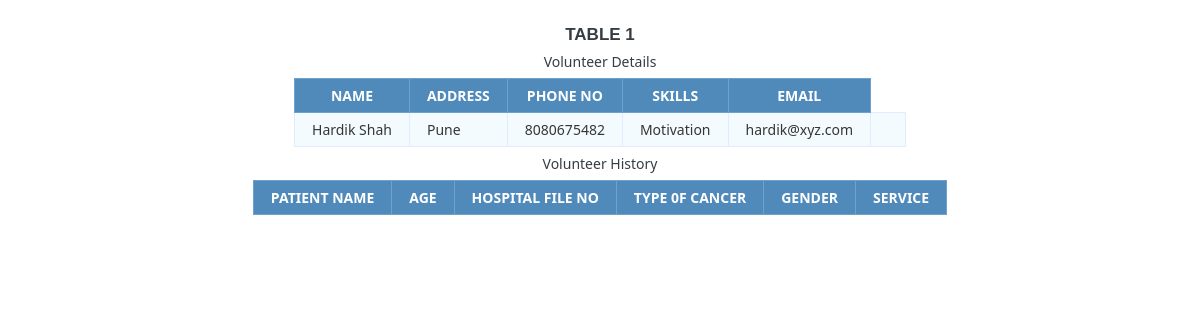
Page /volunteer_detail.php (signed in) on the committed database.
### tables this page shows
CREATE TABLE `volunteer` (
  `id` int(11) NOT NULL,
  `volunteer_name` varchar(20) DEFAULT NULL,
  `skills` varchar(100) DEFAULT NULL,
  `address` varchar(100) NOT NULL,
  `phone_no` varchar(10) NOT NULL,
  `role_id` int(11) NOT NULL,
  `password` varchar(100) NOT NULL,
  `email_id` varchar(100) NOT NULL
);

### volunteer_detail.php (the view, shortened to what this page needs)
<html>
<head>
</head>
<body>
<h1>Table 1</h1>
<table class="data-table">
    <caption class="title">Volunteer Details</caption>
    <thead>
    <tr>
        <th>Name</th>
        <th>Address</th>
        <th>Phone No</th>
        <th>Skills</th>
        <th>Email</th>
    </tr>
    </thead>
    <tbody>
    <?php
    include_once('connection.php');
    $volunteer_id = $_SESSION['vid'];
    if($stmt = $connection->prepare("SELECT * FROM volunteer WHERE id = ?")) {
        $stmt->bind_param("i", $volunteer_id);
        $stmt->execute();
        $stmt->bind_result($id, $volunteer_name, $skills,$address, $phone_no,$role_id,$password,$email);
        while ($stmt->fetch()) {
            echo "<tr><td>";
            echo "$volunteer_name</td><td>";
            echo "$address</td><td>";
            echo "$phone_no</td><td>";
            echo "$skills</td><td>";
            echo "$email</td><td>";
        }
    }
    ?>
    </tbody>
</table>
<table class="data-table">
    <caption class="title">Volunteer History</caption>
    <thead>
    <tr>
        <th>Patient Name</th>
        <th>Age</th>
        <th>Hospital File No</th>
        <th>Type 0f Cancer</th>
        <th>Gender</th>
        <th>Service</th>
    </tr>
    </thead>
</table>
</body>
</html>

### volunteer_detail.php (style rules this page uses)
body { font-size: 15px; color: #343d44; font-family: "segoe-ui", "open-sans", tahoma, arial; padding: 0; margin: 0; }
table { margin: auto; font-family: "Lucida Sans Unicode", "Lucida Grande", "Segoe Ui"; font-size: 12px; }
h1 { margin: 25px auto 0; text-align: center; text-transform: uppercase; font-size: 17px; }
table td { transition: all .5s; }
.data-table { border-collapse: collapse; font-size: 14px; min-width: 537px; }
.data-table th, .data-table td { border: 1px solid #e1edff; padding: 7px 17px; }
.data-table caption { margin: 7px; }
.data-table thead th { background-color: #508abb; color: #FFFFFF; border-color: #6ea1cc !important; text-transform: uppercase; }
.data-table tbody td { color: #353535; }
.data-table tbody td:first-child, .data-table tbody td:nth-child(4), .data-table tbody td:last-child { text-align: right; }
.data-table tbody tr:nth-child(odd) td { background-color: #f4fbff; }

### rows in the picture
volunteer: volunteer_name "Hardik Shah", address "Pune", phone_no "8080675482", skills "Motivation", email "hardik@xyz.com"
